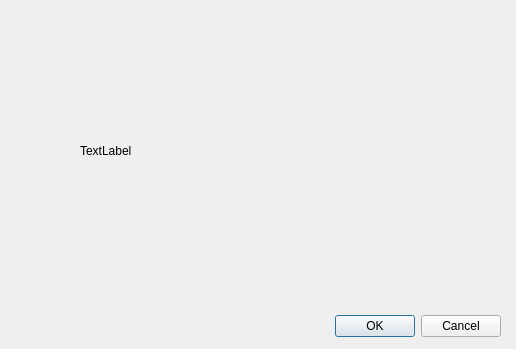
<?xml version="1.0" encoding="UTF-8"?>
<ui version="4.0">
 <class>Dialog</class>
 <widget class="QDialog" name="Dialog">
  <property name="geometry">
   <rect>
    <x>0</x>
    <y>0</y>
    <width>516</width>
    <height>349</height>
   </rect>
  </property>
  <property name="windowTitle">
   <string>Dialog</string>
  </property>
  <widget class="QDialogButtonBox" name="register_button">
   <property name="geometry">
    <rect>
     <x>160</x>
     <y>310</y>
     <width>341</width>
     <height>32</height>
    </rect>
   </property>
   <property name="orientation">
    <enum>Qt::Horizontal</enum>
   </property>
   <property name="standardButtons">
    <set>QDialogButtonBox::Cancel|QDialogButtonBox::Ok</set>
   </property>
  </widget>
  <widget class="QLabel" name="input_video">
   <property name="geometry">
    <rect>
     <x>80</x>
     <y>40</y>
     <width>341</width>
     <height>221</height>
    </rect>
   </property>
   <property name="text">
    <string>TextLabel</string>
   </property>
  </widget>
 </widget>
 <resources/>
 <connections>
  <connection>
   <sender>register_button</sender>
   <signal>accepted()</signal>
   <receiver>Dialog</receiver>
   <slot>accept()</slot>
   <hints>
    <hint type="sourcelabel">
     <x>248</x>
     <y>254</y>
    </hint>
    <hint type="destinationlabel">
     <x>157</x>
     <y>274</y>
    </hint>
   </hints>
  </connection>
  <connection>
   <sender>register_button</sender>
   <signal>rejected()</signal>
   <receiver>Dialog</receiver>
   <slot>reject()</slot>
   <hints>
    <hint type="sourcelabel">
     <x>316</x>
     <y>260</y>
    </hint>
    <hint type="destinationlabel">
     <x>286</x>
     <y>274</y>
    </hint>
   </hints>
  </connection>
 </connections>
</ui>
